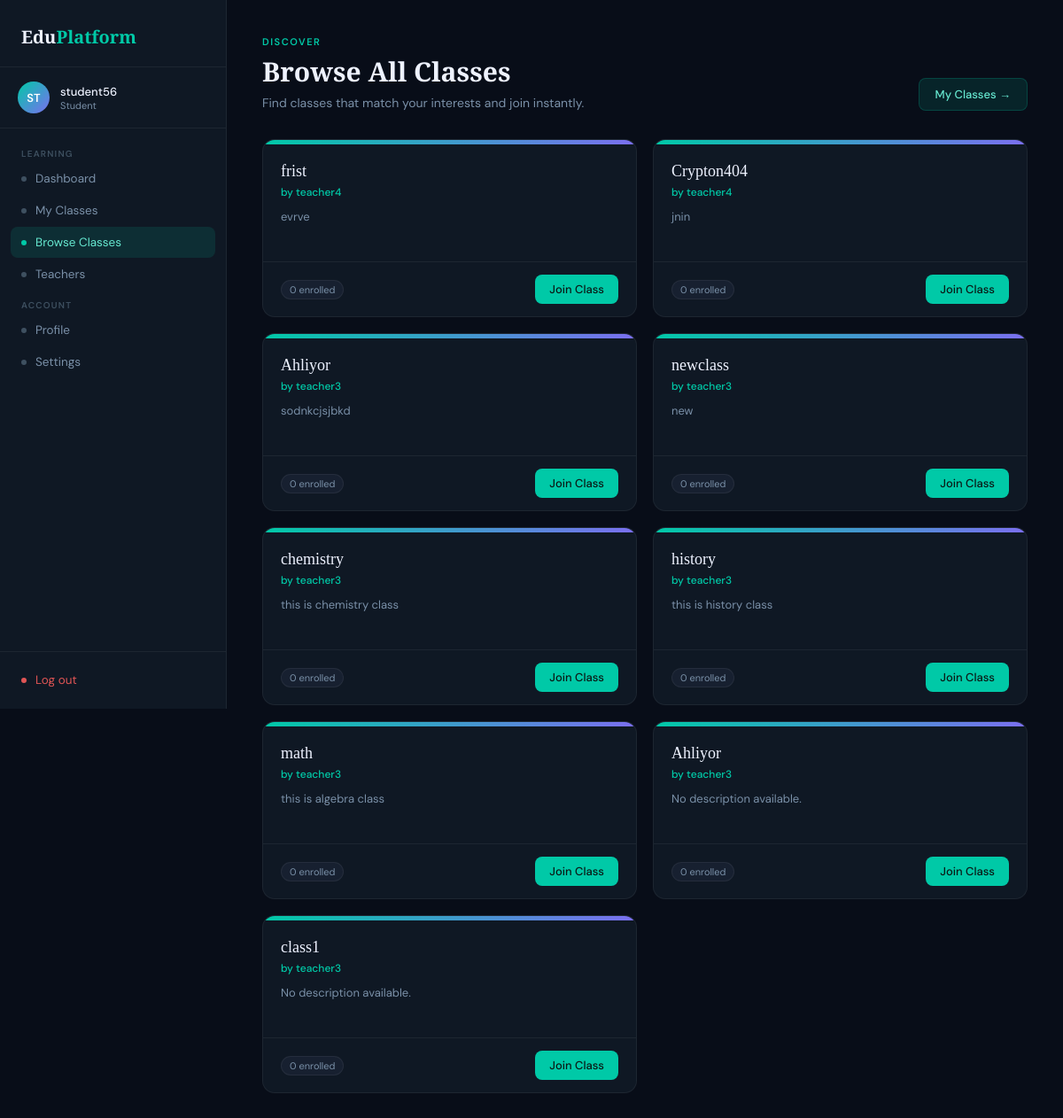
Before: /student/allclasses/ (signed in) with the older database file.
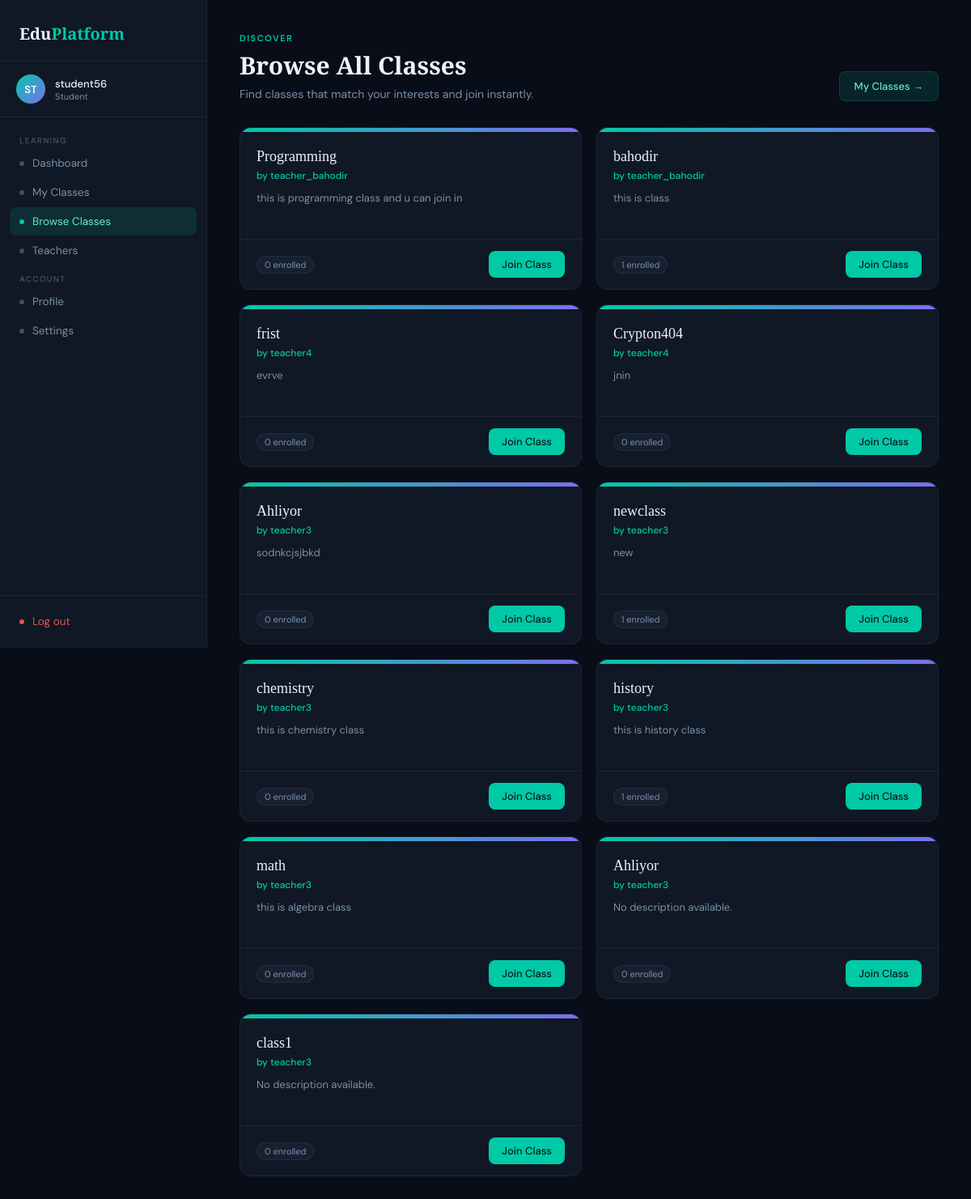
After: the same page with the newer database file.
### accounts/models.py (models this page shows)
class User(AbstractUser):
    ROLE_CHOICE= (
        ('student', 'Student'),
        ('teacher', 'Teacher')
    )
    role =models.CharField(max_length = 10, choices= ROLE_CHOICE)

### classes/models.py (models this page shows, shortened)
class Class(models.Model):
    name = models.CharField(max_length=100)
    bio = models.TextField(blank=True , help_text='class description')
    created_at = models.DateTimeField(auto_now_add=True)
    teacher = models.ForeignKey(
        Teacher,
        on_delete=models.CASCADE ,
        related_name = 'classes'
    )
    students = models.ManyToManyField(
        Student,
        through='Membership',
        blank=True
    )
    class Meta:
        verbose_name_plural = "Classes"
        ordering = ['-created_at']

### teacher/models.py (models this page shows, shortened)
class Teacher(models.Model):
    user = models.OneToOneField(settings.AUTH_USER_MODEL, on_delete=models.CASCADE)
    bio = models.TextField(blank=True)
    uname = models.CharField(blank=True , max_length = 20)

### student/forms.py (the view)
# urls.py: path('allclasses/', forms.student_all_classes, name='all_classes'),
def student_all_classes(request):
    if not request.user.is_authenticated:
            return redirect('accounts:login')
    if request.user.role != 'student':
          return redirect('accounts:login')
    classes = Class.objects.all()
    return render(request, 'student/all_classes.html', {'all_classes': classes})

### student/templates/student/all_classes.html (shortened to what this page needs)
<!DOCTYPE html>
<html lang="en">
<head>
</head>
<body>
<aside class="sidebar">
  <div class="sidebar-logo">
    <div class="logo-text">Edu<span>Platform</span></div>
  </div>
  <div class="sidebar-user">
    <div class="avatar">{{ user.username|slice:":2"|upper }}</div>
    <div>
      <div class="user-name">{{ user.username }}</div>
      <div class="user-role">Student</div>
    </div>
  </div>
  <nav class="sidebar-nav">
    <div class="nav-label">Learning</div>
    <a href="{% url 'student:dashboard' %}" class="nav-item"><span class="nav-dot"></span> Dashboard</a>
    <a href="{% url 'student:my_classes' %}" class="nav-item"><span class="nav-dot"></span> My Classes</a>
    <a href="{% url 'student:all_classes' %}" class="nav-item active"><span class="nav-dot"></span> Browse Classes</a>
    <a href="{% url 'student:teachers' %}" class="nav-item"><span class="nav-dot"></span> Teachers</a>
    <div class="nav-label">Account</div>
    <a href="{% url 'student:profile' %}" class="nav-item"><span class="nav-dot"></span> Profile</a>
    <a href="{% url 'student:settings' %}" class="nav-item"><span class="nav-dot"></span> Settings</a>
  </nav>
  <div class="sidebar-footer">
    <a href="{% url 'accounts:logout' %}" class="nav-item" style="color:#e05555;"><span class="nav-dot" style="background:#e05555;"></span> Log out</a>
  </div>
</aside>
<main class="main">
  <div class="header-row">
    <div>
      <div class="page-eyebrow">Discover</div>
      <h1 class="page-title">Browse All Classes</h1>
      <p class="page-sub">Find classes that match your interests and join instantly.</p>
    </div>
    <a href="{% url 'student:my_classes' %}" class="my-classes-link">My Classes →</a>
  </div>
  {% if all_classes %}
  <div class="classes-grid">
    {% for c in all_classes %}
    <div class="class-card">
      <div class="class-accent"></div>
      <div class="class-body">
        <div class="class-name">{{ c.name }}</div>
        <div class="class-teacher">by {{ c.teacher.user.username }}</div>
        <div class="class-bio">{{ c.bio|default:"No description available." }}</div>
      </div>
      <div class="class-footer">
        <span class="pill">{{ c.students.count }} enrolled</span>
        {% if c.id in joined_classes %}
          <span class="btn btn-joined">Joined</span>
        {% else %}
          <form method="POST" action="{% url 'student:join_class' c.id %}" style="display:inline;">
            <button type="submit" class="btn btn-primary">Join Class</button>
          </form>
        {% endif %}
      </div>
    </div>
    {% endfor %}
  </div>
  {% else %}
  <div class="empty-state">
    <h3>No Classes Available</h3>
    <p>No classes have been created yet. Check back soon.</p>
  </div>
  {% endif %}
</main>
</body>
</html>

### student/templates/student/all_classes.html (style rules this page uses)
*, *::before, *::after { box-sizing: border-box; margin: 0; padding: 0; }
:root { --bg: #080d18; --bg-card: #0f1824; --bg-surface: #172030; --accent: #00c9a7; --accent-soft: rgba(0,201,167,0.12); --accent2: #7b6ff0; --text-primary: #eef2ff; --text-secondary: #7a90a8; --text-muted: #3e5060; --border: rgba(255,255,255,0.06); --border-strong: rgba(255,255,255,0.12); --radius: 14px; --radius-sm: 8px; }
body { font-family: 'DM Sans', sans-serif; background: var(--bg); color: var(--text-primary); min-height: 100vh; display: flex; }
.sidebar { width: 256px; background: var(--bg-card); border-right: 1px solid var(--border); display: flex; flex-direction: column; position: fixed; top: 0; left: 0; height: 100vh; z-index: 100; }
.sidebar-logo { padding: 28px 24px 20px; border-bottom: 1px solid var(--border); }
.logo-text { font-family: 'Playfair Display', serif; font-size: 20px; font-weight: 600; }
.logo-text span { color: var(--accent); }
.sidebar-user { padding: 16px 20px; display: flex; align-items: center; gap: 12px; border-bottom: 1px solid var(--border); }
.avatar { width: 36px; height: 36px; border-radius: 50%; background: linear-gradient(135deg, var(--accent), var(--accent2)); display: flex; align-items: center; justify-content: center; font-weight: 600; font-size: 13px; color: #fff; flex-shrink: 0; }
.user-name { font-size: 13px; font-weight: 500; }
.user-role { font-size: 11px; color: var(--text-secondary); }
.sidebar-nav { flex: 1; padding: 12px; overflow-y: auto; }
.nav-label { font-size: 10px; font-weight: 600; text-transform: uppercase; letter-spacing: 1.2px; color: var(--text-muted); padding: 10px 12px 4px; }
.nav-item { display: flex; align-items: center; gap: 10px; padding: 9px 12px; border-radius: var(--radius-sm); color: var(--text-secondary); text-decoration: none; font-size: 13.5px; transition: all 0.15s; margin-bottom: 1px; }
.nav-item:hover, .nav-item.active { background: var(--accent-soft); color: var(--text-primary); }
.nav-item.active { color: #66e8d0; }
.nav-dot { width: 6px; height: 6px; border-radius: 50%; background: var(--text-muted); flex-shrink: 0; }
.nav-item:hover .nav-dot, .nav-item.active .nav-dot { background: var(--accent); }
.sidebar-footer { padding: 14px 12px; border-top: 1px solid var(--border); }
.main { margin-left: 256px; flex: 1; padding: 40px; min-height: 100vh; }
.page-eyebrow { font-size: 11px; font-weight: 600; text-transform: uppercase; letter-spacing: 1.5px; color: var(--accent); margin-bottom: 6px; }
.page-title { font-family: 'Playfair Display', serif; font-size: 30px; font-weight: 600; }
.page-sub { font-size: 14px; color: var(--text-secondary); margin-top: 6px; }
.header-row { display: flex; align-items: flex-end; justify-content: space-between; margin-bottom: 32px; }
.my-classes-link { display: inline-flex; align-items: center; gap: 6px; padding: 9px 18px; border-radius: var(--radius-sm); background: var(--accent-soft); border: 1px solid rgba(0,201,167,0.2); color: #66e8d0; font-size: 13px; font-weight: 500; text-decoration: none; transition: all 0.15s; }
.classes-grid { display: grid; grid-template-columns: repeat(auto-fill, minmax(300px, 1fr)); gap: 18px; }
.class-card { background: var(--bg-card); border: 1px solid var(--border); border-radius: var(--radius); overflow: hidden; transition: all 0.18s; display: flex; flex-direction: column; }
.class-accent { height: 5px; background: linear-gradient(90deg, var(--accent), var(--accent2)); }
.class-body { padding: 20px; flex: 1; }
.class-name { font-family: 'Playfair Display', serif; font-size: 18px; font-weight: 500; margin-bottom: 5px; }
.class-teacher { font-size: 12px; color: var(--accent); margin-bottom: 10px; font-weight: 500; }
.class-bio { font-size: 13px; color: var(--text-secondary); line-height: 1.6; min-height: 40px; }
.class-footer { padding: 14px 20px; border-top: 1px solid var(--border); display: flex; align-items: center; justify-content: space-between; }
.btn { display: inline-flex; align-items: center; gap: 6px; padding: 8px 16px; border-radius: var(--radius-sm); font-family: 'DM Sans', sans-serif; font-size: 13px; font-weight: 500; cursor: pointer; text-decoration: none; border: none; transition: all 0.15s; }
.btn-primary { background: var(--accent); color: #0a1a16; }
.pill { display: inline-flex; align-items: center; background: var(--bg-surface); border: 1px solid var(--border); border-radius: 100px; padding: 3px 9px; font-size: 11px; color: var(--text-secondary); }

Changed rows visible on the page:
added Class: name "Programming", teacher.user.username "teacher_bahodir", bio "this is programming class and u can join in", students.count "0", shows "Join Class"
added Class: name "bahodir", teacher.user.username "teacher_bahodir", bio "this is class", students.count "1", shows "Join Class"
computed for Class "newclass": students.count "0" → "1"
computed for Class "history": students.count "0" → "1"
